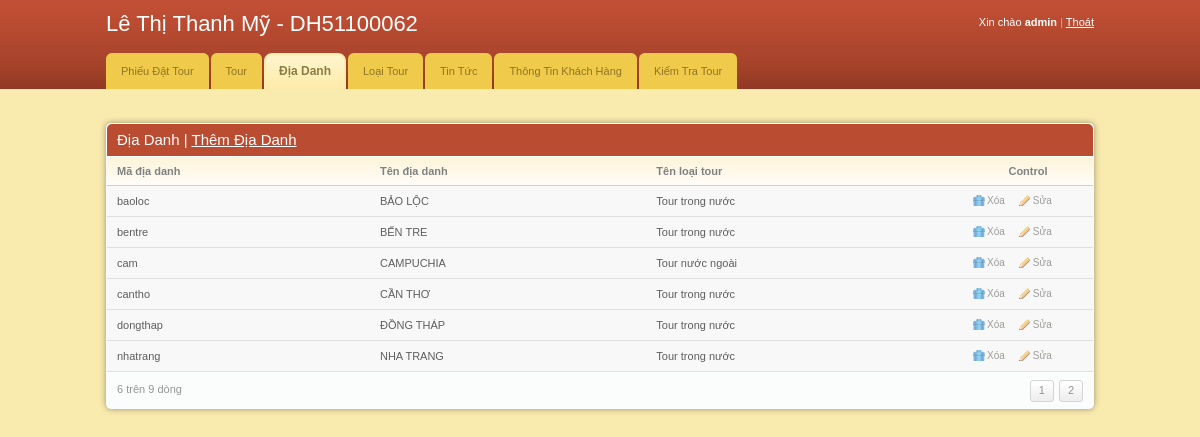
Page /admin/index.php?mod=diadanh (signed in) on the committed database.
### tables this page shows
CREATE TABLE IF NOT EXISTS `diadanh` (
  `Ma_dia_danh` varchar(16) NOT NULL,
  `Ten_dia_danh` varchar(128) NOT NULL,
  `Ma_loai_tour` char(16) NOT NULL,
  PRIMARY KEY (`Ma_dia_danh`),
  KEY `Ma_loai_tour` (`Ma_loai_tour`)
);

### classes/db.class.php (called while the page is built, shortened)
<?php
class db{
private $host = HOST;
private $username = USERNAME;
private $password = PASSWORD;
private $database = DATABASE;
private  $dbh = null;
private  $rowCount =0;
public $numPage=1;
function __construct()
{
	try
	{
		$dns ="mysql:host=" . $this->host."; dbname=". $this->database;
		$this->dbh = new PDO($dns,$this->username, $this->password);
		$this->dbh->query("set names 'utf8' ");
	}
	catch(Exception $e)
	{
		echo $e.getMessage();
		exit;
	}
}
function getNumPage()
	{
		return $this->numPage;
	}
function getRowCount()
	{
		return $this->rowCount;
	}
function query($sql)
	{
		$stm= $this->dbh->query($sql);
		$this->rowCount = $stm->rowCount();
		return $stm->fetchAll(PDO::FETCH_ASSOC);
	}
function setNumPage($sql, $arr = null)
{
		$sth = $this->dbh->prepare($sql);
		$sth->execute();
		$row = $sth->fetchAll(PDO::FETCH_ASSOC);
		$this->numPage= ceil( $row[0]["dem"]/PAGE_SIZE_AD);
		return($row[0]["dem"]);
}
}
?>

### admin/module/diadanh/index.php (called while the page is built, shortened)
<?php
	$path2 = "module/diadanh/danhmuc.php";
	include $path2;
?>

### admin/mod.php (called while the page is built, shortened)
<?php
$path ="info/trangchu.php";
	$mod = isset($_GET["mod"])?$_GET["mod"]:"";
	if($mod=="diadanh")
	{
			$path ="module/diadanh/index.php";
	}
include $path;
?>

### admin/module/diadanh/danhmuc.php (the view, shortened to what this page needs)
<?php
	$page = isset($_GET["page"])?$_GET["page"]:1;
						$from = ($page-1) * PAGE_SIZE_AD;
						$result =$obj->query("SELECT * FROM diadanh LIMIT $from,".PAGE_SIZE_AD);
						$rowCount= $obj->getRowCount();
						$s="";
						$o=$obj->setNumPage("SELECT Count(*) as dem FROM diadanh");
						$n=$obj->getNumPage();
						if($n>1)
						{
							for($i=1; $i<=$n; $i++)
							{
								$s .="<a href='index.php?mod=diadanh&page=$i'>$i</a>";
							}
						}
?>
<div class="shell">
    <br />
    <div id="main">
        <div id="content">
            <div class="box">
                <div class="box-head">
                    <h2 class="left">Ðịa Danh  | <a href="index.php?mod=diadanh&ac=frm_addedit" style="color:#FFF;">Thêm Địa Danh</a></h2>
                </div>
                <div class="table">
                    <table width="100%" border="0" cellspacing="0" cellpadding="0">
                        <tr>
                            <th>Mã địa danh</th>
                            <th>Tên địa danh</th>
                            <th>Tên loại tour</th>
                            <th width="110" class="ac">Control</th>
                        </tr>
                        <?php
							foreach($result as $row)
							{
						?>
                        <tr class="odd">
                            <td><?php echo $row["Ma_dia_danh"];?></td>
                            <td><?php echo $row["Ten_dia_danh"];?></td>
                            <td><?php if($row["Ma_loai_tour"]=="tn") echo "Tour trong nước"; else echo "Tour nước ngoài";?></td>
                            <td><a href="index.php?mod=diadanh&ac=del&Ma_dia_danh=<?php echo $row["Ma_dia_danh"];?>" class="ico del">Xóa</a><a href="index.php?mod=diadanh&ac=frm_addedit&Ma_dia_danh=<?php echo $row["Ma_dia_danh"];?>" class="ico edit">Sửa</a></td>
                        </tr>
                        <?php
							}
						?>
                    </table>
                    <div class="pagging">
                    	<div class="left"><?php echo $rowCount." trên ".$o." dòng"; ?></div>
                        <div class="right">
                            <?php echo $s;?>
                        </div>
                    </div>
                </div>
            </div>
        </div>
    </div>
</div>

### admin/css/style.css (style rules this page uses)
* { padding:0; margin:0; outline:0; }
body { background:#f9ebae; font-family: Verdana, sans-serif; font-size:11px; line-height:14px; color:#5e5e5e; }
a { color:#ba4c32; text-decoration: underline; cursor:pointer; }
.left, .alignleft { float:left; display:inline; }
.right, .alignright { float:right; display:inline; }
.ac { text-align: center !important; }
h2 { font-size:15px; font-weight: normal; }
.shell { width:988px; margin:0 auto; }
#content { float:left; width:100%; }
.table th { background:#fffdfa url(images/th.gif) repeat-x 0 0; color:#818181; text-align: left; padding:7px 10px; border-bottom:solid 1px #d2d1cb; }
.table td { background:#fbfcfc; border-bottom:solid 1px #e0e0e0; padding:8px 10px; }
.table tr.odd td { background:#f8f8f8; }
.box { background:#fbfcfc; height:100%; padding:1px; margin-bottom:20px; }
.box-head { background:#ba4c32; height:32px; color:#fff; padding: 0 10px; line-height:32px; white-space:nowrap; border-bottom:solid 1px #fff; }
.pagging { height:20px; padding:8px 10px; line-height:19px; color:#949494; }
.pagging a { background:url(images/pagging.gif) repeat-x 0 0; height:20px; float:left; padding:0 8px; border:solid 1px #d5d5d5; text-decoration: none; color:#949494; margin-left:5px; }
a.ico { color:#9d9c9a; font-size:10px; text-decoration: none; padding:0 0 0 14px; background-repeat:no-repeat; background-position:0 0; }
a.del { background-image:url(images/del.gif) }
a.edit { background-image:url(images/edit.gif); margin-left:14px; }
.box { -moz-border-radius:5px; -webkit-border-radius:5px; -moz-box-shadow: 0 0 6px #978f6c; -webkit-box-shadow: 0 0 6px #978f6c; }
.box-head { -moz-border-radius-topleft:5px; -moz-border-radius-topright:5px; -webkit-border-top-left-radius:5px; -webkit-border-top-right-radius:5px; }
.small-field, .button, .pagging a { -moz-border-radius:3px; -webkit-border-radius:3px; }

### rows in the picture
diadanh: Ma_dia_danh "baoloc", Ten_dia_danh "BẢO LỘC", shows "Tour trong nước"
diadanh: Ma_dia_danh "bentre", Ten_dia_danh "BẾN TRE", shows "Tour trong nước"
diadanh: Ma_dia_danh "cam", Ten_dia_danh "CAMPUCHIA", shows "Tour nước ngoài"
diadanh: Ma_dia_danh "cantho", Ten_dia_danh "CẦN THƠ", shows "Tour trong nước"
diadanh: Ma_dia_danh "dongthap", Ten_dia_danh "ĐỒNG THÁP", shows "Tour trong nước"
diadanh: Ma_dia_danh "nhatrang", Ten_dia_danh "NHA TRANG", shows "Tour trong nước"

### other values in the picture
$admin->getUserName() "admin"
$rowCount "6"
$o "9"
